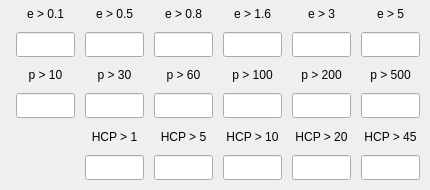
<?xml version="1.0" encoding="UTF-8"?>
<ui version="4.0">
 <class>Form</class>
 <widget class="QWidget" name="Form">
  <property name="geometry">
   <rect>
    <x>0</x>
    <y>0</y>
    <width>430</width>
    <height>190</height>
   </rect>
  </property>
  <property name="sizePolicy">
   <sizepolicy hsizetype="Expanding" vsizetype="Expanding">
    <horstretch>0</horstretch>
    <verstretch>0</verstretch>
   </sizepolicy>
  </property>
  <property name="minimumSize">
   <size>
    <width>430</width>
    <height>190</height>
   </size>
  </property>
  <property name="windowTitle">
   <string>Form</string>
  </property>
  <layout class="QGridLayout" name="gridLayout">
   <property name="topMargin">
    <number>5</number>
   </property>
   <property name="rightMargin">
    <number>5</number>
   </property>
   <property name="bottomMargin">
    <number>5</number>
   </property>
   <property name="horizontalSpacing">
    <number>5</number>
   </property>
   <property name="verticalSpacing">
    <number>0</number>
   </property>
   <item row="0" column="0">
    <layout class="QGridLayout" name="gridLayout_meas" rowstretch="0,0,0,0,0,0" columnstretch="0,0,0,0,0,0">
     <property name="sizeConstraint">
      <enum>QLayout::SetDefaultConstraint</enum>
     </property>
     <property name="leftMargin">
      <number>5</number>
     </property>
     <property name="topMargin">
      <number>0</number>
     </property>
     <property name="rightMargin">
      <number>5</number>
     </property>
     <property name="bottomMargin">
      <number>5</number>
     </property>
     <property name="spacing">
      <number>10</number>
     </property>
     <item row="0" column="5">
      <widget class="QLabel" name="label_7">
       <property name="styleSheet">
        <string notr="true">font: 10pt &quot;MS Shell Dlg 2&quot;;</string>
       </property>
       <property name="text">
        <string>e &gt; 5</string>
       </property>
       <property name="alignment">
        <set>Qt::AlignCenter</set>
       </property>
      </widget>
     </item>
     <item row="3" column="0">
      <widget class="QLineEdit" name="lineEdit_10">
       <property name="minimumSize">
        <size>
         <width>0</width>
         <height>25</height>
        </size>
       </property>
       <property name="styleSheet">
        <string notr="true">font: 10pt &quot;MS Shell Dlg 2&quot;;</string>
       </property>
       <property name="alignment">
        <set>Qt::AlignCenter</set>
       </property>
      </widget>
     </item>
     <item row="2" column="2">
      <widget class="QLabel" name="label_14">
       <property name="styleSheet">
        <string notr="true">font: 10pt &quot;MS Shell Dlg 2&quot;;</string>
       </property>
       <property name="text">
        <string>p &gt; 60</string>
       </property>
       <property name="alignment">
        <set>Qt::AlignCenter</set>
       </property>
      </widget>
     </item>
     <item row="2" column="3">
      <widget class="QLabel" name="label_15">
       <property name="styleSheet">
        <string notr="true">font: 10pt &quot;MS Shell Dlg 2&quot;;</string>
       </property>
       <property name="text">
        <string>p &gt; 100</string>
       </property>
       <property name="alignment">
        <set>Qt::AlignCenter</set>
       </property>
      </widget>
     </item>
     <item row="2" column="1">
      <widget class="QLabel" name="label_8">
       <property name="styleSheet">
        <string notr="true">font: 10pt &quot;MS Shell Dlg 2&quot;;</string>
       </property>
       <property name="text">
        <string>p &gt; 30</string>
       </property>
       <property name="alignment">
        <set>Qt::AlignCenter</set>
       </property>
      </widget>
     </item>
     <item row="2" column="5">
      <widget class="QLabel" name="label_17">
       <property name="styleSheet">
        <string notr="true">font: 10pt &quot;MS Shell Dlg 2&quot;;</string>
       </property>
       <property name="text">
        <string>p &gt; 500</string>
       </property>
       <property name="alignment">
        <set>Qt::AlignCenter</set>
       </property>
      </widget>
     </item>
     <item row="3" column="1">
      <widget class="QLineEdit" name="lineEdit_30">
       <property name="minimumSize">
        <size>
         <width>0</width>
         <height>25</height>
        </size>
       </property>
       <property name="styleSheet">
        <string notr="true">font: 10pt &quot;MS Shell Dlg 2&quot;;</string>
       </property>
       <property name="alignment">
        <set>Qt::AlignCenter</set>
       </property>
      </widget>
     </item>
     <item row="3" column="2">
      <widget class="QLineEdit" name="lineEdit_60">
       <property name="minimumSize">
        <size>
         <width>0</width>
         <height>25</height>
        </size>
       </property>
       <property name="styleSheet">
        <string notr="true">font: 10pt &quot;MS Shell Dlg 2&quot;;</string>
       </property>
       <property name="alignment">
        <set>Qt::AlignCenter</set>
       </property>
      </widget>
     </item>
     <item row="2" column="4">
      <widget class="QLabel" name="label_16">
       <property name="styleSheet">
        <string notr="true">font: 10pt &quot;MS Shell Dlg 2&quot;;</string>
       </property>
       <property name="text">
        <string>p &gt; 200</string>
       </property>
       <property name="alignment">
        <set>Qt::AlignCenter</set>
       </property>
      </widget>
     </item>
     <item row="3" column="3">
      <widget class="QLineEdit" name="lineEdit_100">
       <property name="minimumSize">
        <size>
         <width>0</width>
         <height>25</height>
        </size>
       </property>
       <property name="styleSheet">
        <string notr="true">font: 10pt &quot;MS Shell Dlg 2&quot;;</string>
       </property>
       <property name="alignment">
        <set>Qt::AlignCenter</set>
       </property>
      </widget>
     </item>
     <item row="0" column="4">
      <widget class="QLabel" name="label_6">
       <property name="styleSheet">
        <string notr="true">font: 10pt &quot;MS Shell Dlg 2&quot;;</string>
       </property>
       <property name="text">
        <string>e &gt; 3</string>
       </property>
       <property name="alignment">
        <set>Qt::AlignCenter</set>
       </property>
      </widget>
     </item>
     <item row="1" column="0">
      <widget class="QLineEdit" name="lineEdit_0_1">
       <property name="minimumSize">
        <size>
         <width>0</width>
         <height>25</height>
        </size>
       </property>
       <property name="styleSheet">
        <string notr="true">font: 10pt &quot;MS Shell Dlg 2&quot;;</string>
       </property>
       <property name="text">
        <string/>
       </property>
       <property name="alignment">
        <set>Qt::AlignCenter</set>
       </property>
       <property name="readOnly">
        <bool>true</bool>
       </property>
      </widget>
     </item>
     <item row="0" column="1">
      <widget class="QLabel" name="label_2">
       <property name="styleSheet">
        <string notr="true">font: 10pt &quot;MS Shell Dlg 2&quot;;</string>
       </property>
       <property name="text">
        <string>e &gt; 0.5</string>
       </property>
       <property name="alignment">
        <set>Qt::AlignCenter</set>
       </property>
      </widget>
     </item>
     <item row="4" column="1">
      <widget class="QLabel" name="label_5">
       <property name="styleSheet">
        <string notr="true">font: 10pt &quot;MS Shell Dlg 2&quot;;</string>
       </property>
       <property name="text">
        <string>HCP &gt; 1</string>
       </property>
       <property name="alignment">
        <set>Qt::AlignCenter</set>
       </property>
      </widget>
     </item>
     <item row="3" column="5">
      <widget class="QLineEdit" name="lineEdit_500">
       <property name="minimumSize">
        <size>
         <width>0</width>
         <height>25</height>
        </size>
       </property>
       <property name="styleSheet">
        <string notr="true">font: 10pt &quot;MS Shell Dlg 2&quot;;</string>
       </property>
       <property name="alignment">
        <set>Qt::AlignCenter</set>
       </property>
      </widget>
     </item>
     <item row="3" column="4">
      <widget class="QLineEdit" name="lineEdit_200">
       <property name="minimumSize">
        <size>
         <width>0</width>
         <height>25</height>
        </size>
       </property>
       <property name="styleSheet">
        <string notr="true">font: 10pt &quot;MS Shell Dlg 2&quot;;</string>
       </property>
       <property name="alignment">
        <set>Qt::AlignCenter</set>
       </property>
      </widget>
     </item>
     <item row="1" column="1">
      <widget class="QLineEdit" name="lineEdit_0_5">
       <property name="minimumSize">
        <size>
         <width>0</width>
         <height>25</height>
        </size>
       </property>
       <property name="styleSheet">
        <string notr="true">font: 10pt &quot;MS Shell Dlg 2&quot;;</string>
       </property>
       <property name="alignment">
        <set>Qt::AlignCenter</set>
       </property>
       <property name="readOnly">
        <bool>true</bool>
       </property>
      </widget>
     </item>
     <item row="0" column="3">
      <widget class="QLabel" name="label_4">
       <property name="styleSheet">
        <string notr="true">font: 10pt &quot;MS Shell Dlg 2&quot;;</string>
       </property>
       <property name="text">
        <string>e &gt; 1.6</string>
       </property>
       <property name="alignment">
        <set>Qt::AlignCenter</set>
       </property>
      </widget>
     </item>
     <item row="1" column="2">
      <widget class="QLineEdit" name="lineEdit_0_8">
       <property name="minimumSize">
        <size>
         <width>0</width>
         <height>25</height>
        </size>
       </property>
       <property name="styleSheet">
        <string notr="true">font: 10pt &quot;MS Shell Dlg 2&quot;;</string>
       </property>
       <property name="alignment">
        <set>Qt::AlignCenter</set>
       </property>
       <property name="readOnly">
        <bool>true</bool>
       </property>
      </widget>
     </item>
     <item row="1" column="3">
      <widget class="QLineEdit" name="lineEdit_1_6">
       <property name="minimumSize">
        <size>
         <width>0</width>
         <height>25</height>
        </size>
       </property>
       <property name="styleSheet">
        <string notr="true">font: 10pt &quot;MS Shell Dlg 2&quot;;</string>
       </property>
       <property name="alignment">
        <set>Qt::AlignCenter</set>
       </property>
       <property name="readOnly">
        <bool>true</bool>
       </property>
      </widget>
     </item>
     <item row="4" column="2">
      <widget class="QLabel" name="label_9">
       <property name="styleSheet">
        <string notr="true">font: 10pt &quot;MS Shell Dlg 2&quot;;</string>
       </property>
       <property name="text">
        <string>HCP &gt; 5</string>
       </property>
       <property name="alignment">
        <set>Qt::AlignCenter</set>
       </property>
      </widget>
     </item>
     <item row="0" column="2">
      <widget class="QLabel" name="label_3">
       <property name="styleSheet">
        <string notr="true">font: 10pt &quot;MS Shell Dlg 2&quot;;</string>
       </property>
       <property name="text">
        <string>e &gt; 0.8</string>
       </property>
       <property name="alignment">
        <set>Qt::AlignCenter</set>
       </property>
      </widget>
     </item>
     <item row="1" column="5">
      <widget class="QLineEdit" name="lineEdit_5">
       <property name="minimumSize">
        <size>
         <width>0</width>
         <height>25</height>
        </size>
       </property>
       <property name="styleSheet">
        <string notr="true">font: 10pt &quot;MS Shell Dlg 2&quot;;</string>
       </property>
       <property name="alignment">
        <set>Qt::AlignCenter</set>
       </property>
       <property name="readOnly">
        <bool>true</bool>
       </property>
      </widget>
     </item>
     <item row="1" column="4">
      <widget class="QLineEdit" name="lineEdit_3">
       <property name="minimumSize">
        <size>
         <width>0</width>
         <height>25</height>
        </size>
       </property>
       <property name="styleSheet">
        <string notr="true">font: 10pt &quot;MS Shell Dlg 2&quot;;</string>
       </property>
       <property name="alignment">
        <set>Qt::AlignCenter</set>
       </property>
       <property name="readOnly">
        <bool>true</bool>
       </property>
      </widget>
     </item>
     <item row="4" column="3">
      <widget class="QLabel" name="label_10">
       <property name="styleSheet">
        <string notr="true">font: 10pt &quot;MS Shell Dlg 2&quot;;</string>
       </property>
       <property name="text">
        <string>HCP &gt; 10</string>
       </property>
       <property name="alignment">
        <set>Qt::AlignCenter</set>
       </property>
      </widget>
     </item>
     <item row="0" column="0">
      <widget class="QLabel" name="label">
       <property name="styleSheet">
        <string notr="true">font: 10pt &quot;MS Shell Dlg 2&quot;;</string>
       </property>
       <property name="text">
        <string>e &gt; 0.1</string>
       </property>
       <property name="alignment">
        <set>Qt::AlignCenter</set>
       </property>
      </widget>
     </item>
     <item row="2" column="0">
      <widget class="QLabel" name="label_18">
       <property name="styleSheet">
        <string notr="true">font: 10pt &quot;MS Shell Dlg 2&quot;;</string>
       </property>
       <property name="text">
        <string>p &gt; 10</string>
       </property>
       <property name="alignment">
        <set>Qt::AlignCenter</set>
       </property>
      </widget>
     </item>
     <item row="4" column="5">
      <widget class="QLabel" name="label_12">
       <property name="styleSheet">
        <string notr="true">font: 10pt &quot;MS Shell Dlg 2&quot;;</string>
       </property>
       <property name="text">
        <string>HCP &gt; 45</string>
       </property>
       <property name="alignment">
        <set>Qt::AlignCenter</set>
       </property>
      </widget>
     </item>
     <item row="4" column="4">
      <widget class="QLabel" name="label_11">
       <property name="styleSheet">
        <string notr="true">font: 10pt &quot;MS Shell Dlg 2&quot;;</string>
       </property>
       <property name="text">
        <string>HCP &gt; 20</string>
       </property>
       <property name="alignment">
        <set>Qt::AlignCenter</set>
       </property>
      </widget>
     </item>
     <item row="5" column="1">
      <widget class="QLineEdit" name="lineEdit_hcp_1">
       <property name="minimumSize">
        <size>
         <width>0</width>
         <height>25</height>
        </size>
       </property>
      </widget>
     </item>
     <item row="5" column="2">
      <widget class="QLineEdit" name="lineEdit_hcp_5">
       <property name="minimumSize">
        <size>
         <width>0</width>
         <height>25</height>
        </size>
       </property>
      </widget>
     </item>
     <item row="5" column="3">
      <widget class="QLineEdit" name="lineEdit_hcp_10">
       <property name="minimumSize">
        <size>
         <width>0</width>
         <height>25</height>
        </size>
       </property>
      </widget>
     </item>
     <item row="5" column="4">
      <widget class="QLineEdit" name="lineEdit_hcp_20">
       <property name="minimumSize">
        <size>
         <width>0</width>
         <height>25</height>
        </size>
       </property>
      </widget>
     </item>
     <item row="5" column="5">
      <widget class="QLineEdit" name="lineEdit_hcp_45">
       <property name="minimumSize">
        <size>
         <width>0</width>
         <height>25</height>
        </size>
       </property>
      </widget>
     </item>
    </layout>
   </item>
  </layout>
 </widget>
 <resources/>
 <connections/>
</ui>
